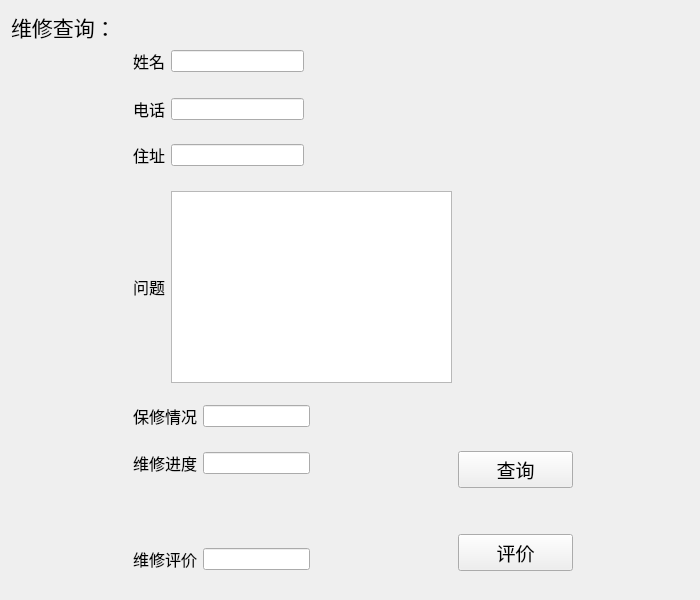
<?xml version="1.0" encoding="UTF-8"?>
<ui version="4.0">
 <class>Yezhuguzhangchaxunpingjia</class>
 <widget class="QWidget" name="Yezhuguzhangchaxunpingjia">
  <property name="geometry">
   <rect>
    <x>0</x>
    <y>0</y>
    <width>700</width>
    <height>600</height>
   </rect>
  </property>
  <property name="windowTitle">
   <string>Form</string>
  </property>
  <layout class="QGridLayout" name="gridLayout">
   <item row="0" column="0">
    <widget class="QLabel" name="label">
     <property name="font">
      <font>
       <family>Agency FB</family>
       <pointsize>16</pointsize>
      </font>
     </property>
     <property name="text">
      <string>维修查询：</string>
     </property>
    </widget>
   </item>
   <item row="1" column="0">
    <spacer name="horizontalSpacer">
     <property name="orientation">
      <enum>Qt::Horizontal</enum>
     </property>
     <property name="sizeHint" stdset="0">
      <size>
       <width>116</width>
       <height>20</height>
      </size>
     </property>
    </spacer>
   </item>
   <item row="1" column="1">
    <layout class="QHBoxLayout" name="horizontalLayout">
     <item>
      <widget class="QLabel" name="label_2">
       <property name="font">
        <font>
         <family>Agency FB</family>
         <pointsize>12</pointsize>
        </font>
       </property>
       <property name="text">
        <string>姓名</string>
       </property>
      </widget>
     </item>
     <item>
      <widget class="QLineEdit" name="lineEdit"/>
     </item>
    </layout>
   </item>
   <item row="1" column="2" colspan="2">
    <spacer name="horizontalSpacer_2">
     <property name="orientation">
      <enum>Qt::Horizontal</enum>
     </property>
     <property name="sizeHint" stdset="0">
      <size>
       <width>140</width>
       <height>20</height>
      </size>
     </property>
    </spacer>
   </item>
   <item row="2" column="1">
    <spacer name="verticalSpacer">
     <property name="orientation">
      <enum>Qt::Vertical</enum>
     </property>
     <property name="sizeHint" stdset="0">
      <size>
       <width>20</width>
       <height>18</height>
      </size>
     </property>
    </spacer>
   </item>
   <item row="3" column="0">
    <spacer name="horizontalSpacer_3">
     <property name="orientation">
      <enum>Qt::Horizontal</enum>
     </property>
     <property name="sizeHint" stdset="0">
      <size>
       <width>116</width>
       <height>20</height>
      </size>
     </property>
    </spacer>
   </item>
   <item row="3" column="1">
    <layout class="QHBoxLayout" name="horizontalLayout_2">
     <item>
      <widget class="QLabel" name="label_3">
       <property name="font">
        <font>
         <family>Agency FB</family>
         <pointsize>12</pointsize>
        </font>
       </property>
       <property name="text">
        <string>电话</string>
       </property>
      </widget>
     </item>
     <item>
      <widget class="QLineEdit" name="lineEdit_2"/>
     </item>
    </layout>
   </item>
   <item row="3" column="2" colspan="2">
    <spacer name="horizontalSpacer_4">
     <property name="orientation">
      <enum>Qt::Horizontal</enum>
     </property>
     <property name="sizeHint" stdset="0">
      <size>
       <width>140</width>
       <height>20</height>
      </size>
     </property>
    </spacer>
   </item>
   <item row="4" column="1">
    <spacer name="verticalSpacer_2">
     <property name="orientation">
      <enum>Qt::Vertical</enum>
     </property>
     <property name="sizeHint" stdset="0">
      <size>
       <width>20</width>
       <height>12</height>
      </size>
     </property>
    </spacer>
   </item>
   <item row="5" column="0">
    <spacer name="horizontalSpacer_5">
     <property name="orientation">
      <enum>Qt::Horizontal</enum>
     </property>
     <property name="sizeHint" stdset="0">
      <size>
       <width>116</width>
       <height>20</height>
      </size>
     </property>
    </spacer>
   </item>
   <item row="5" column="1">
    <layout class="QHBoxLayout" name="horizontalLayout_4">
     <item>
      <widget class="QLabel" name="label_4">
       <property name="font">
        <font>
         <family>Agency FB</family>
         <pointsize>12</pointsize>
        </font>
       </property>
       <property name="text">
        <string>住址</string>
       </property>
      </widget>
     </item>
     <item>
      <widget class="QLineEdit" name="lineEdit_3"/>
     </item>
    </layout>
   </item>
   <item row="5" column="2" colspan="2">
    <spacer name="horizontalSpacer_6">
     <property name="orientation">
      <enum>Qt::Horizontal</enum>
     </property>
     <property name="sizeHint" stdset="0">
      <size>
       <width>140</width>
       <height>20</height>
      </size>
     </property>
    </spacer>
   </item>
   <item row="6" column="1">
    <spacer name="verticalSpacer_3">
     <property name="orientation">
      <enum>Qt::Vertical</enum>
     </property>
     <property name="sizeHint" stdset="0">
      <size>
       <width>20</width>
       <height>18</height>
      </size>
     </property>
    </spacer>
   </item>
   <item row="7" column="0">
    <spacer name="horizontalSpacer_7">
     <property name="orientation">
      <enum>Qt::Horizontal</enum>
     </property>
     <property name="sizeHint" stdset="0">
      <size>
       <width>116</width>
       <height>20</height>
      </size>
     </property>
    </spacer>
   </item>
   <item row="7" column="1" colspan="3">
    <layout class="QHBoxLayout" name="horizontalLayout_7">
     <item>
      <widget class="QLabel" name="label_5">
       <property name="font">
        <font>
         <family>Agency FB</family>
         <pointsize>12</pointsize>
        </font>
       </property>
       <property name="layoutDirection">
        <enum>Qt::RightToLeft</enum>
       </property>
       <property name="text">
        <string>问题</string>
       </property>
      </widget>
     </item>
     <item>
      <widget class="QTextEdit" name="textEdit"/>
     </item>
    </layout>
   </item>
   <item row="7" column="4">
    <spacer name="horizontalSpacer_8">
     <property name="orientation">
      <enum>Qt::Horizontal</enum>
     </property>
     <property name="sizeHint" stdset="0">
      <size>
       <width>116</width>
       <height>20</height>
      </size>
     </property>
    </spacer>
   </item>
   <item row="8" column="1">
    <spacer name="verticalSpacer_4">
     <property name="orientation">
      <enum>Qt::Vertical</enum>
     </property>
     <property name="sizeHint" stdset="0">
      <size>
       <width>20</width>
       <height>13</height>
      </size>
     </property>
    </spacer>
   </item>
   <item row="9" column="0">
    <spacer name="horizontalSpacer_9">
     <property name="orientation">
      <enum>Qt::Horizontal</enum>
     </property>
     <property name="sizeHint" stdset="0">
      <size>
       <width>116</width>
       <height>20</height>
      </size>
     </property>
    </spacer>
   </item>
   <item row="9" column="1" colspan="2">
    <layout class="QHBoxLayout" name="horizontalLayout_3">
     <item>
      <widget class="QLabel" name="label_6">
       <property name="font">
        <font>
         <family>Agency FB</family>
         <pointsize>12</pointsize>
        </font>
       </property>
       <property name="text">
        <string>保修情况</string>
       </property>
      </widget>
     </item>
     <item>
      <widget class="QLineEdit" name="lineEdit_4"/>
     </item>
    </layout>
   </item>
   <item row="9" column="3">
    <spacer name="horizontalSpacer_10">
     <property name="orientation">
      <enum>Qt::Horizontal</enum>
     </property>
     <property name="sizeHint" stdset="0">
      <size>
       <width>135</width>
       <height>20</height>
      </size>
     </property>
    </spacer>
   </item>
   <item row="10" column="1">
    <spacer name="verticalSpacer_5">
     <property name="orientation">
      <enum>Qt::Vertical</enum>
     </property>
     <property name="sizeHint" stdset="0">
      <size>
       <width>20</width>
       <height>17</height>
      </size>
     </property>
    </spacer>
   </item>
   <item row="11" column="0">
    <spacer name="horizontalSpacer_11">
     <property name="orientation">
      <enum>Qt::Horizontal</enum>
     </property>
     <property name="sizeHint" stdset="0">
      <size>
       <width>116</width>
       <height>20</height>
      </size>
     </property>
    </spacer>
   </item>
   <item row="11" column="1" colspan="2">
    <layout class="QHBoxLayout" name="horizontalLayout_5">
     <item>
      <widget class="QLabel" name="label_7">
       <property name="font">
        <font>
         <family>Agency FB</family>
         <pointsize>12</pointsize>
        </font>
       </property>
       <property name="text">
        <string>维修进度</string>
       </property>
      </widget>
     </item>
     <item>
      <widget class="QLineEdit" name="lineEdit_5"/>
     </item>
    </layout>
   </item>
   <item row="11" column="3">
    <spacer name="horizontalSpacer_12">
     <property name="orientation">
      <enum>Qt::Horizontal</enum>
     </property>
     <property name="sizeHint" stdset="0">
      <size>
       <width>135</width>
       <height>20</height>
      </size>
     </property>
    </spacer>
   </item>
   <item row="11" column="4" rowspan="3">
    <layout class="QVBoxLayout" name="verticalLayout">
     <item>
      <widget class="QPushButton" name="pushButton_4">
       <property name="font">
        <font>
         <family>Agency FB</family>
         <pointsize>14</pointsize>
        </font>
       </property>
       <property name="text">
        <string>查询</string>
       </property>
      </widget>
     </item>
     <item>
      <spacer name="verticalSpacer_8">
       <property name="orientation">
        <enum>Qt::Vertical</enum>
       </property>
       <property name="sizeHint" stdset="0">
        <size>
         <width>20</width>
         <height>40</height>
        </size>
       </property>
      </spacer>
     </item>
     <item>
      <widget class="QPushButton" name="pushButton_2">
       <property name="font">
        <font>
         <family>Agency FB</family>
         <pointsize>14</pointsize>
        </font>
       </property>
       <property name="text">
        <string>评价</string>
       </property>
      </widget>
     </item>
    </layout>
   </item>
   <item row="11" column="5" rowspan="2">
    <spacer name="horizontalSpacer_15">
     <property name="orientation">
      <enum>Qt::Horizontal</enum>
     </property>
     <property name="sizeHint" stdset="0">
      <size>
       <width>116</width>
       <height>20</height>
      </size>
     </property>
    </spacer>
   </item>
   <item row="12" column="1">
    <spacer name="verticalSpacer_7">
     <property name="orientation">
      <enum>Qt::Vertical</enum>
     </property>
     <property name="sizeHint" stdset="0">
      <size>
       <width>20</width>
       <height>40</height>
      </size>
     </property>
    </spacer>
   </item>
   <item row="13" column="0">
    <spacer name="horizontalSpacer_13">
     <property name="orientation">
      <enum>Qt::Horizontal</enum>
     </property>
     <property name="sizeHint" stdset="0">
      <size>
       <width>116</width>
       <height>20</height>
      </size>
     </property>
    </spacer>
   </item>
   <item row="13" column="1" colspan="2">
    <layout class="QHBoxLayout" name="horizontalLayout_6">
     <item>
      <widget class="QLabel" name="label_8">
       <property name="font">
        <font>
         <family>Agency FB</family>
         <pointsize>12</pointsize>
        </font>
       </property>
       <property name="text">
        <string>维修评价</string>
       </property>
      </widget>
     </item>
     <item>
      <widget class="QLineEdit" name="lineEdit_6"/>
     </item>
    </layout>
   </item>
   <item row="13" column="3">
    <spacer name="horizontalSpacer_14">
     <property name="orientation">
      <enum>Qt::Horizontal</enum>
     </property>
     <property name="sizeHint" stdset="0">
      <size>
       <width>135</width>
       <height>20</height>
      </size>
     </property>
    </spacer>
   </item>
   <item row="14" column="1">
    <spacer name="verticalSpacer_6">
     <property name="orientation">
      <enum>Qt::Vertical</enum>
     </property>
     <property name="sizeHint" stdset="0">
      <size>
       <width>20</width>
       <height>18</height>
      </size>
     </property>
    </spacer>
   </item>
  </layout>
 </widget>
 <resources/>
 <connections/>
</ui>
